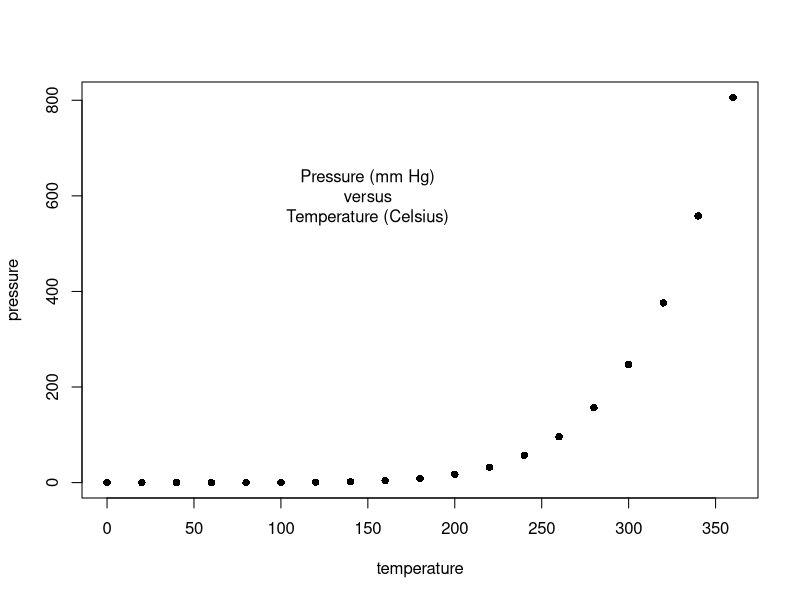
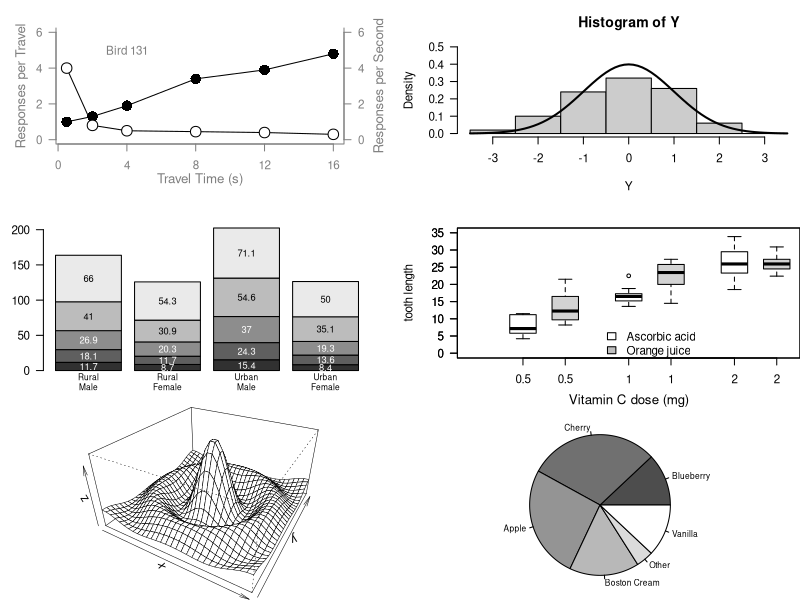

Write R code to recreate these figures, in order.
# Working-on-R
# Running an example by Paul Murrell on R and studying the changes

install.packages("ggplot2")
library(ggplot2)
library(tidyverse)

## Start plotting from basics 
plot(pressure, pch=16)  # Can you change pch?
text(150, 600, 
     "Pressure (mm Hg)\nversus\nTemperature (Celsius)")
# try changing the pch and see the difference in the representation of data

# Setting the parameter (3 rows by 2 cols)
par(mfrow=c(3, 2))


# CREATING A SCATTERPPLOT
# Note the incremental additions
x <- c(0.5, 2, 4, 8, 12, 16)
y1 <- c(1, 1.3, 1.9, 3.4, 3.9, 4.8)
y2 <- c(4, .8, .5, .45, .4, .3)

# Setting label orientation, margins c(bottom, left, top, right) & text size
par(las=1, mar=c(4, 4, 2, 4), cex=.7) 
plot.new()
plot.window(range(x), c(0, 6))
lines(x, y1)
lines(x, y2)
points(x, y1, pch=16, cex=2) # Try different cex value?  
points(x, y2, pch=21, bg="white", cex=2)  # Different background color
par(col="gray50", fg="gray50", col.axis="gray50")
axis(1, at=seq(0, 16, 4))
axis(2, at=seq(0, 6, 2))
axis(4, at=seq(0, 6, 2))
box(bty="u")
mtext("Travel Time (s)", side=1, line=2, cex=0.8)
mtext("Responses per Travel", side=2, line=2, las=0, cex=0.8)
mtext("Responses per Second", side=4, line=2, las=0, cex=0.8)
text(4, 5, "Bird 131")
par(mar=c(5.1, 4.1, 4.1, 2.1), col="black", fg="black", col.axis="black")


# CREATING A HISTOGRAM
# Random data
Y <- rnorm(50)

# Make sure no Y exceed [-3.5, 3.5]
Y[Y < -3.5 | Y > 3.5] <- NA # Selection
x <- seq(-3.5, 3.5, .1)
dn <- dnorm(x)
par(mar=c(4.5, 4.1, 3.1, 0))
hist(Y, breaks=seq(-3.5, 3.5), ylim=c(0, 0.5), 
     col="gray80", freq=FALSE)
lines(x, dnorm(x), lwd=2)
par(mar=c(5.1, 4.1, 4.1, 2.1))


# CREATING A BARPLOT 
par(mar=c(2, 3.1, 2, 2.1)) 
midpts <- barplot(VADeaths, 
                  col=gray(0.1 + seq(1, 9, 2)/11), 
                  names=rep("", 4))
mtext(sub(" ", "\n", colnames(VADeaths)),
      at=midpts, side=1, line=0.5, cex=0.5)
text(rep(midpts, each=5), apply(VADeaths, 2, cumsum) - VADeaths/2,
     VADeaths, 
     col=rep(c("white", "black"), times=3:2), 
     cex=0.8)
par(mar=c(5.1, 4.1, 4.1, 2.1)) 


# CREATING A BOXPLOT
par(mar=c(3, 4.1, 2, 0))
boxplot(len ~ dose, data = ToothGrowth,
        boxwex = 0.25, at = 1:3 - 0.2,
        subset= supp == "VC", col="white",
        xlab="",
        ylab="tooth length", ylim=c(0,35))
mtext("Vitamin C dose (mg)", side=1, line=2.5, cex=0.8)
boxplot(len ~ dose, data = ToothGrowth, add = TRUE,
        boxwex = 0.25, at = 1:3 + 0.2,
        
        subset= supp == "OJ")
legend(1.5, 9, c("Ascorbic acid", "Orange juice"), 
       fill = c("white", "gray"), 
       bty="n")
par(mar=c(5.1, 4.1, 4.1, 2.1))


# Persp
x <- seq(-10, 10, length= 30)
y <- x
f <- function(x,y) { r <- sqrt(x^2+y^2); 10 * sin(r)/r }
z <- outer(x, y, f)
z[is.na(z)] <- 1
# 0.5 to include z axis label
par(mar=c(0, 0.5, 0, 0), lwd=0.5)
persp(x, y, z, theta = 30, phi = 30, 
      expand = 0.5)
par(mar=c(5.1, 4.1, 4.1, 2.1), lwd=1)


# CREATING A PIE CHART
par(mar=c(0, 2, 1, 2), xpd=FALSE, cex=0.5)
pie.sales <- c(0.12, 0.3, 0.26, 0.16, 0.04, 0.12)
names(pie.sales) <- c("Blueberry", "Cherry",
                      "Apple", "Boston Cream", "Other", "Vanilla")
pie(pie.sales, col = gray(seq(0.3,1.0,length=6))) 
